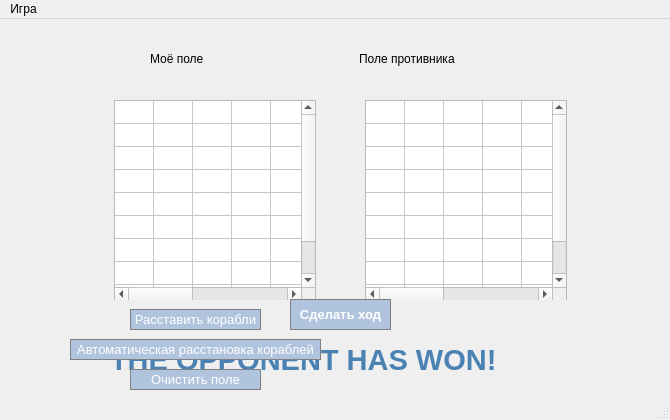
<?xml version="1.0" encoding="UTF-8"?>
<ui version="4.0">
 <class>MainWindow</class>
 <widget class="QMainWindow" name="MainWindow">
  <property name="geometry">
   <rect>
    <x>0</x>
    <y>0</y>
    <width>670</width>
    <height>420</height>
   </rect>
  </property>
  <property name="minimumSize">
   <size>
    <width>670</width>
    <height>420</height>
   </size>
  </property>
  <property name="maximumSize">
   <size>
    <width>670</width>
    <height>420</height>
   </size>
  </property>
  <property name="windowTitle">
   <string>MainWindow</string>
  </property>
  <widget class="QWidget" name="centralWidget">
   <widget class="QPushButton" name="pushButton_place_ships">
    <property name="geometry">
     <rect>
      <x>130</x>
      <y>290</y>
      <width>131</width>
      <height>21</height>
     </rect>
    </property>
    <property name="minimumSize">
     <size>
      <width>0</width>
      <height>0</height>
     </size>
    </property>
    <property name="maximumSize">
     <size>
      <width>500</width>
      <height>50</height>
     </size>
    </property>
    <property name="font">
     <font>
      <pointsize>10</pointsize>
     </font>
    </property>
    <property name="layoutDirection">
     <enum>Qt::LeftToRight</enum>
    </property>
    <property name="styleSheet">
     <string notr="true">QPushButton {
  background-color: #B0C4DE;
  color: white; 
  border: 1px solid gray;
}

QPushButton:pressed {
    background-color: qlineargradient(x1: 0, y1: 0, x2: 0, y2: 1,
                                      stop: 0 #4A82B4, stop: 1 #B0C4DE);
}</string>
    </property>
    <property name="text">
     <string>Расставить корабли</string>
    </property>
   </widget>
   <widget class="QLabel" name="label_result">
    <property name="geometry">
     <rect>
      <x>110</x>
      <y>310</y>
      <width>461</width>
      <height>61</height>
     </rect>
    </property>
    <property name="font">
     <font>
      <pointsize>22</pointsize>
      <weight>75</weight>
      <bold>true</bold>
     </font>
    </property>
    <property name="styleSheet">
     <string notr="true">QLabel {
  	color: #4A82B4; 
	Alignment: AlignHCenter;
}</string>
    </property>
    <property name="text">
     <string>THE OPPONENT HAS WON!</string>
    </property>
   </widget>
   <widget class="QWidget" name="layoutWidget">
    <property name="geometry">
     <rect>
      <x>100</x>
      <y>70</y>
      <width>481</width>
      <height>211</height>
     </rect>
    </property>
    <layout class="QHBoxLayout" name="horizontalLayout_fields">
     <item>
      <widget class="QTableWidget" name="tableWidget_myField">
       <property name="minimumSize">
        <size>
         <width>202</width>
         <height>202</height>
        </size>
       </property>
       <property name="maximumSize">
        <size>
         <width>202</width>
         <height>202</height>
        </size>
       </property>
       <property name="contextMenuPolicy">
        <enum>Qt::DefaultContextMenu</enum>
       </property>
       <property name="verticalScrollBarPolicy">
        <enum>Qt::ScrollBarAsNeeded</enum>
       </property>
       <property name="horizontalScrollBarPolicy">
        <enum>Qt::ScrollBarAsNeeded</enum>
       </property>
       <property name="autoScroll">
        <bool>true</bool>
       </property>
       <property name="autoScrollMargin">
        <number>16</number>
       </property>
       <property name="wordWrap">
        <bool>true</bool>
       </property>
       <property name="rowCount">
        <number>10</number>
       </property>
       <property name="columnCount">
        <number>10</number>
       </property>
       <attribute name="horizontalHeaderVisible">
        <bool>false</bool>
       </attribute>
       <attribute name="horizontalHeaderDefaultSectionSize">
        <number>39</number>
       </attribute>
       <attribute name="horizontalHeaderHighlightSections">
        <bool>false</bool>
       </attribute>
       <attribute name="horizontalHeaderMinimumSectionSize">
        <number>20</number>
       </attribute>
       <attribute name="verticalHeaderVisible">
        <bool>false</bool>
       </attribute>
       <attribute name="verticalHeaderDefaultSectionSize">
        <number>23</number>
       </attribute>
       <attribute name="verticalHeaderHighlightSections">
        <bool>false</bool>
       </attribute>
       <attribute name="verticalHeaderMinimumSectionSize">
        <number>20</number>
       </attribute>
       <attribute name="verticalHeaderShowSortIndicator" stdset="0">
        <bool>false</bool>
       </attribute>
       <row/>
       <row/>
       <row/>
       <row/>
       <row/>
       <row/>
       <row/>
       <row/>
       <row/>
       <row/>
       <column/>
       <column/>
       <column/>
       <column/>
       <column/>
       <column/>
       <column/>
       <column/>
       <column/>
       <column/>
      </widget>
     </item>
     <item>
      <spacer name="horizontalSpacer">
       <property name="orientation">
        <enum>Qt::Horizontal</enum>
       </property>
       <property name="sizeType">
        <enum>QSizePolicy::Fixed</enum>
       </property>
       <property name="sizeHint" stdset="0">
        <size>
         <width>40</width>
         <height>20</height>
        </size>
       </property>
      </spacer>
     </item>
     <item>
      <widget class="QTableWidget" name="tableWidget_enemyField">
       <property name="minimumSize">
        <size>
         <width>202</width>
         <height>202</height>
        </size>
       </property>
       <property name="maximumSize">
        <size>
         <width>202</width>
         <height>202</height>
        </size>
       </property>
       <property name="styleSheet">
        <string notr="true"/>
       </property>
       <property name="autoScroll">
        <bool>true</bool>
       </property>
       <property name="showGrid">
        <bool>true</bool>
       </property>
       <property name="wordWrap">
        <bool>true</bool>
       </property>
       <property name="cornerButtonEnabled">
        <bool>true</bool>
       </property>
       <property name="rowCount">
        <number>10</number>
       </property>
       <property name="columnCount">
        <number>10</number>
       </property>
       <attribute name="horizontalHeaderVisible">
        <bool>false</bool>
       </attribute>
       <attribute name="horizontalHeaderDefaultSectionSize">
        <number>39</number>
       </attribute>
       <attribute name="horizontalHeaderHighlightSections">
        <bool>false</bool>
       </attribute>
       <attribute name="horizontalHeaderMinimumSectionSize">
        <number>20</number>
       </attribute>
       <attribute name="verticalHeaderVisible">
        <bool>false</bool>
       </attribute>
       <attribute name="verticalHeaderDefaultSectionSize">
        <number>23</number>
       </attribute>
       <attribute name="verticalHeaderHighlightSections">
        <bool>false</bool>
       </attribute>
       <attribute name="verticalHeaderMinimumSectionSize">
        <number>20</number>
       </attribute>
       <row/>
       <row/>
       <row/>
       <row/>
       <row/>
       <row/>
       <row/>
       <row/>
       <row/>
       <row/>
       <column/>
       <column/>
       <column/>
       <column/>
       <column/>
       <column/>
       <column/>
       <column/>
       <column/>
       <column/>
      </widget>
     </item>
    </layout>
   </widget>
   <widget class="QPushButton" name="pushButton_shoot">
    <property name="geometry">
     <rect>
      <x>290</x>
      <y>280</y>
      <width>101</width>
      <height>31</height>
     </rect>
    </property>
    <property name="font">
     <font>
      <pointsize>10</pointsize>
      <weight>75</weight>
      <bold>true</bold>
     </font>
    </property>
    <property name="styleSheet">
     <string notr="true">QPushButton {
  background-color: #B0C4DE;
  color: white; 
  border: 1px solid gray;
}

QPushButton:pressed {
    background-color: qlineargradient(x1: 0, y1: 0, x2: 0, y2: 1,
                                      stop: 0 #4A82B4, stop: 1 #B0C4DE);
}</string>
    </property>
    <property name="text">
     <string>Сделать ход</string>
    </property>
   </widget>
   <widget class="QPushButton" name="pushButton_auto_place_ships">
    <property name="geometry">
     <rect>
      <x>70</x>
      <y>320</y>
      <width>251</width>
      <height>21</height>
     </rect>
    </property>
    <property name="font">
     <font>
      <pointsize>10</pointsize>
     </font>
    </property>
    <property name="styleSheet">
     <string notr="true">QPushButton {
  background-color: #B0C4DE;
  color: white; 
  border: 1px solid gray;
}

QPushButton:pressed {
    background-color: qlineargradient(x1: 0, y1: 0, x2: 0, y2: 1,
                                      stop: 0 #4A82B4, stop: 1 #B0C4DE);
}</string>
    </property>
    <property name="text">
     <string>Автоматическая расстановка кораблей</string>
    </property>
   </widget>
   <widget class="QPushButton" name="pushButton_clear">
    <property name="geometry">
     <rect>
      <x>130</x>
      <y>350</y>
      <width>131</width>
      <height>21</height>
     </rect>
    </property>
    <property name="font">
     <font>
      <pointsize>10</pointsize>
     </font>
    </property>
    <property name="styleSheet">
     <string notr="true">QPushButton {
  background-color: #B0C4DE;
  color: white; 
  border: 1px solid gray;
}

QPushButton:pressed {
    background-color: qlineargradient(x1: 0, y1: 0, x2: 0, y2: 1,
                                      stop: 0 #4A82B4, stop: 1 #B0C4DE);
}</string>
    </property>
    <property name="text">
     <string>Очистить поле</string>
    </property>
   </widget>
   <widget class="QLabel" name="label_1">
    <property name="geometry">
     <rect>
      <x>150</x>
      <y>20</y>
      <width>121</width>
      <height>39</height>
     </rect>
    </property>
    <property name="maximumSize">
     <size>
      <width>150</width>
      <height>100</height>
     </size>
    </property>
    <property name="styleSheet">
     <string notr="true">QLabel {
	font: 75 20pt &quot;MS Shell Dlg 2&quot;; 
}</string>
    </property>
    <property name="text">
     <string>Моё поле</string>
    </property>
   </widget>
   <widget class="QLabel" name="label_2">
    <property name="geometry">
     <rect>
      <x>359</x>
      <y>20</y>
      <width>221</width>
      <height>39</height>
     </rect>
    </property>
    <property name="maximumSize">
     <size>
      <width>230</width>
      <height>100</height>
     </size>
    </property>
    <property name="styleSheet">
     <string notr="true">QLabel {
	font: 75 20pt &quot;MS Shell Dlg 2&quot;; 
}

font: 75 20pt &quot;MS Shell Dlg 2&quot;;</string>
    </property>
    <property name="text">
     <string>Поле противника</string>
    </property>
   </widget>
   <zorder>label_result</zorder>
   <zorder>layoutWidget</zorder>
   <zorder>pushButton_place_ships</zorder>
   <zorder>pushButton_shoot</zorder>
   <zorder>pushButton_auto_place_ships</zorder>
   <zorder>pushButton_clear</zorder>
   <zorder>label_1</zorder>
   <zorder>label_2</zorder>
  </widget>
  <widget class="QStatusBar" name="statusBar"/>
  <widget class="QMenuBar" name="menuBar">
   <property name="geometry">
    <rect>
     <x>0</x>
     <y>0</y>
     <width>670</width>
     <height>21</height>
    </rect>
   </property>
   <property name="styleSheet">
    <string notr="true"/>
   </property>
   <widget class="QMenu" name="menuGame">
    <property name="title">
     <string>Игра</string>
    </property>
    <addaction name="actionnew_game"/>
    <addaction name="actionsave_game"/>
    <addaction name="actionopen_saved_game"/>
   </widget>
   <addaction name="menuGame"/>
  </widget>
  <action name="actionnew_game">
   <property name="text">
    <string>Новая игра</string>
   </property>
  </action>
  <action name="actionsave_game">
   <property name="text">
    <string>Сохранить игру</string>
   </property>
  </action>
  <action name="actionopen_saved_game">
   <property name="text">
    <string>Открыть сохраненную игру</string>
   </property>
  </action>
 </widget>
 <layoutdefault spacing="6" margin="11"/>
 <resources/>
 <connections/>
</ui>
